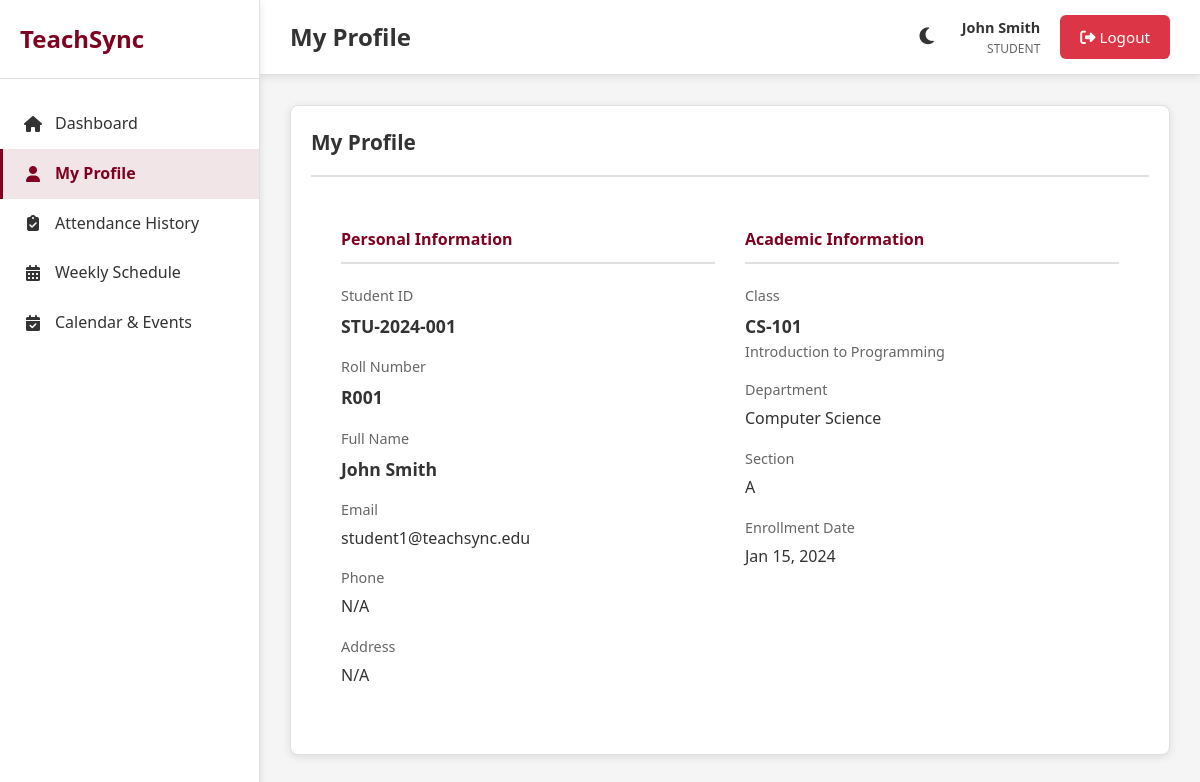
/profile.php (signed in), run on the app's committed database.
### tables this page shows
CREATE TABLE IF NOT EXISTS students (
    id INT PRIMARY KEY AUTO_INCREMENT,
    user_id INT UNIQUE NOT NULL,
    student_id VARCHAR(20) UNIQUE NOT NULL,
    roll_number VARCHAR(20) UNIQUE NOT NULL,
    full_name VARCHAR(100) NOT NULL,
    class_id INT,
    section VARCHAR(10),
    phone VARCHAR(20),
    address TEXT,
    enrollment_date DATE,
    created_at TIMESTAMP DEFAULT CURRENT_TIMESTAMP,
    FOREIGN KEY (user_id) REFERENCES users(id) ON DELETE CASCADE,
    FOREIGN KEY (class_id) REFERENCES classes(id) ON DELETE SET NULL
);

CREATE TABLE IF NOT EXISTS users (
    id INT PRIMARY KEY AUTO_INCREMENT,
    email VARCHAR(100) UNIQUE NOT NULL,
    password VARCHAR(255) NOT NULL,
    role ENUM('admin', 'teacher', 'student') NOT NULL,
    created_at TIMESTAMP DEFAULT CURRENT_TIMESTAMP,
    updated_at TIMESTAMP DEFAULT CURRENT_TIMESTAMP ON UPDATE CURRENT_TIMESTAMP
);

CREATE TABLE IF NOT EXISTS classes (
    id INT PRIMARY KEY AUTO_INCREMENT,
    class_code VARCHAR(20) UNIQUE NOT NULL,
    class_name VARCHAR(100) NOT NULL,
    department_id INT NOT NULL,
    teacher_id INT NOT NULL,
    room_id INT,
    credits INT DEFAULT 3,
    description TEXT,
    created_at TIMESTAMP DEFAULT CURRENT_TIMESTAMP,
    FOREIGN KEY (department_id) REFERENCES departments(id) ON DELETE CASCADE,
    FOREIGN KEY (teacher_id) REFERENCES teachers(id) ON DELETE CASCADE,
    FOREIGN KEY (room_id) REFERENCES rooms(id) ON DELETE SET NULL
);

CREATE TABLE IF NOT EXISTS departments (
    id INT PRIMARY KEY AUTO_INCREMENT,
    name VARCHAR(100) NOT NULL,
    code VARCHAR(20) UNIQUE NOT NULL,
    description TEXT,
    created_at TIMESTAMP DEFAULT CURRENT_TIMESTAMP
);

### config.php (called while the page is built, shortened)
<?php
function formatDate($date) {
    return date('M d, Y', strtotime($date));
}

### profile.php (the view, shortened to what this page needs)
<?php
require_once '../includes/config.php';
$conn = getDBConnection();
$student_id = $_SESSION['student_id'] ?? null;
$student_query = $conn->query("
    SELECT s.*, c.class_code, c.class_name, c.id as class_db_id, d.name as department_name
    FROM students s
    LEFT JOIN classes c ON s.class_id = c.id
    LEFT JOIN departments d ON c.department_id = d.id
    WHERE s.student_id = '$student_id'
");
$student = $student_query->fetch_assoc();
$email_query = $conn->query("SELECT email FROM users WHERE id = " . $student['user_id']);
$user_email = ($email_query && $email_query->num_rows > 0) ? $email_query->fetch_assoc()['email'] : 'N/A';
include '../includes/header.php';
?>
<div class="card">
    <div class="card-header">
        <h3 class="card-title">My Profile</h3>
    </div>
    <div style="padding: 30px;">
        <div style="display: grid; grid-template-columns: repeat(auto-fit, minmax(300px, 1fr)); gap: 30px;">
            <div>
                <h4 style="color: var(--primary-color); margin-bottom: 20px; padding-bottom: 10px; border-bottom: 2px solid var(--border-color);">
                    Personal Information
                </h4>
                <div style="margin-bottom: 15px;">
                    <label style="display: block; color: var(--text-light); font-size: 0.9rem; margin-bottom: 5px;">Student ID</label>
                    <div style="font-size: 1.1rem; font-weight: 600;"><?php echo htmlspecialchars($student['student_id']); ?></div>
                </div>
                <div style="margin-bottom: 15px;">
                    <label style="display: block; color: var(--text-light); font-size: 0.9rem; margin-bottom: 5px;">Roll Number</label>
                    <div style="font-size: 1.1rem; font-weight: 600;"><?php echo htmlspecialchars($student['roll_number']); ?></div>
                </div>
                <div style="margin-bottom: 15px;">
                    <label style="display: block; color: var(--text-light); font-size: 0.9rem; margin-bottom: 5px;">Full Name</label>
                    <div style="font-size: 1.1rem; font-weight: 600;"><?php echo htmlspecialchars($student['full_name']); ?></div>
                </div>
                <div style="margin-bottom: 15px;">
                    <label style="display: block; color: var(--text-light); font-size: 0.9rem; margin-bottom: 5px;">Email</label>
                    <div style="font-size: 1rem;"><?php echo htmlspecialchars($user_email); ?></div>
                </div>
                <div style="margin-bottom: 15px;">
                    <label style="display: block; color: var(--text-light); font-size: 0.9rem; margin-bottom: 5px;">Phone</label>
                    <div style="font-size: 1rem;"><?php echo htmlspecialchars($student['phone'] ?? 'N/A'); ?></div>
                </div>
                <div style="margin-bottom: 15px;">
                    <label style="display: block; color: var(--text-light); font-size: 0.9rem; margin-bottom: 5px;">Address</label>
                    <div style="font-size: 1rem;"><?php echo htmlspecialchars($student['address'] ?? 'N/A'); ?></div>
                </div>
            </div>
            <div>
                <h4 style="color: var(--primary-color); margin-bottom: 20px; padding-bottom: 10px; border-bottom: 2px solid var(--border-color);">
                    Academic Information
                </h4>
                <div style="margin-bottom: 15px;">
                    <label style="display: block; color: var(--text-light); font-size: 0.9rem; margin-bottom: 5px;">Class</label>
                    <div style="font-size: 1.1rem; font-weight: 600;"><?php echo htmlspecialchars($student['class_code'] ?? 'N/A'); ?></div>
                    <div style="font-size: 0.9rem; color: var(--text-light);"><?php echo htmlspecialchars($student['class_name'] ?? ''); ?></div>
                </div>
                <div style="margin-bottom: 15px;">
                    <label style="display: block; color: var(--text-light); font-size: 0.9rem; margin-bottom: 5px;">Department</label>
                    <div style="font-size: 1rem;"><?php echo htmlspecialchars($student['department_name'] ?? 'N/A'); ?></div>
                </div>
                <div style="margin-bottom: 15px;">
                    <label style="display: block; color: var(--text-light); font-size: 0.9rem; margin-bottom: 5px;">Section</label>
                    <div style="font-size: 1rem;"><?php echo htmlspecialchars($student['section'] ?? 'N/A'); ?></div>
                </div>
                <div style="margin-bottom: 15px;">
                    <label style="display: block; color: var(--text-light); font-size: 0.9rem; margin-bottom: 5px;">Enrollment Date</label>
                    <div style="font-size: 1rem;"><?php echo $student['enrollment_date'] ? formatDate($student['enrollment_date']) : 'N/A'; ?></div>
                </div>
            </div>
        </div>
    </div>
</div>
<?php include '../includes/footer.php'; ?>

### style.css (style rules this page uses)
:root { --primary-color: #800020; --secondary-color: #708090; --accent-color: #A0522D; --bg-color: #f5f5f5; --card-bg: #ffffff; --text-color: #333333; --text-light: #666666; --border-color: #e0e0e0; --success-color: #28a745; --danger-color: #dc3545; --warning-color: #ffc107; --info-color: #17a2b8; --shadow: 0 2px 8px rgba(0,0,0,0.1); --shadow-lg: 0 4px 16px rgba(0,0,0,0.15); }
* { margin: 0; padding: 0; box-sizing: border-box; }
body { font-family: 'Segoe UI', Tahoma, Geneva, Verdana, sans-serif; background-color: var(--bg-color); color: var(--text-color); line-height: 1.6; transition: background-color 0.3s, color 0.3s; }
.card { background: var(--card-bg); border-radius: 8px; padding: 20px; margin-bottom: 20px; box-shadow: var(--shadow); border: 1px solid var(--border-color); }
.card-header { display: flex; justify-content: space-between; align-items: center; margin-bottom: 20px; padding-bottom: 15px; border-bottom: 2px solid var(--border-color); }
.card-title { font-size: 1.3rem; color: var(--text-color); font-weight: 600; }

### data on the page
students: student "STU-2024-001", roll_number "R001", full_name "John Smith", phone "N/A", address "N/A", class.class_code "CS-101", class.class_name "Introduction to Programming", departments.name "Computer Science", section "A", enrollment_date "Jan 15, 2024"
users: email "student1@teachsync.edu"

### other printed values
APP_NAME "TeachSync"
$page_title "My Profile"
$full_name "John Smith"
$current_role "STUDENT"
